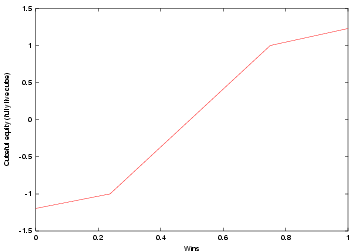

Write gnuplot code to recreate this figure.
set xrange [0:1]
set xlabel "Wins"
set ylabel "Cubeful equity (fully live cube)"

set terminal dumb
set output "mgtp.txt"
plot "mgtp.data" notitle with lines

set terminal postscript eps enhanced color dashed
set output "mgtp.eps"
plot "mgtp.data" notitle with lines
